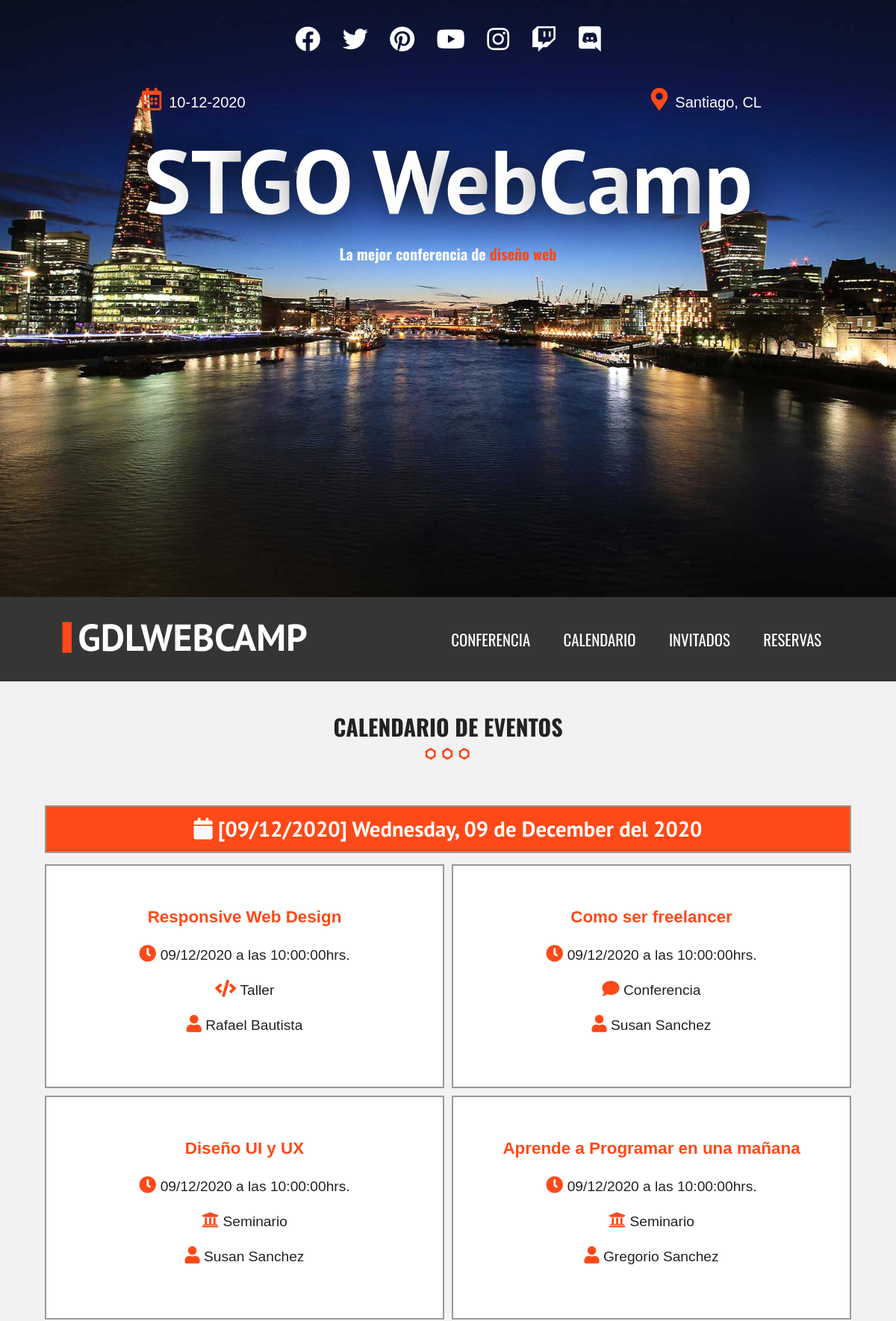
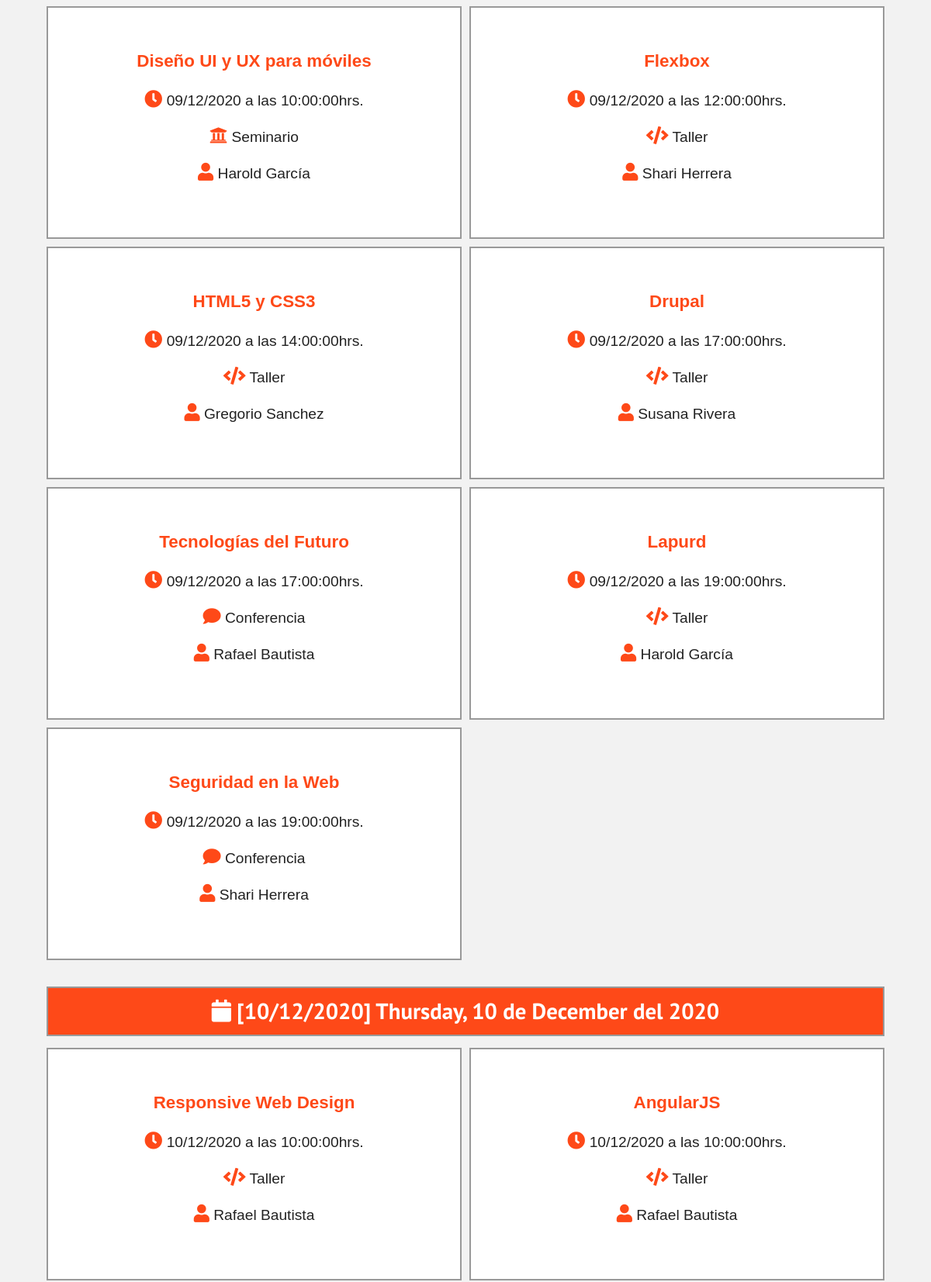
Page /calendario.php (upper part) on the committed database (2 pictures, top to bottom).
### tables this page shows
CREATE TABLE `evento` (
  `id_evento` tinyint(10) UNSIGNED NOT NULL,
  `nombre_evento` varchar(100) NOT NULL,
  `fecha_evento` date NOT NULL,
  `hora_evento` time NOT NULL,
  `clave_evento` varchar(15) NOT NULL,
  `id_categoria` tinyint(10) UNSIGNED NOT NULL,
  `id_invitado` int(6) UNSIGNED NOT NULL
);

CREATE TABLE `categoria_evento` (
  `id_categoria` tinyint(10) UNSIGNED NOT NULL,
  `tipo_categoria` varchar(50) NOT NULL,
  `icono_categoria` varchar(20) NOT NULL
);

### calendario.php (the view, shortened to what this page needs)
<?php include_once 'includes/templates/header.php'; ?>
<section class="seccion contenedor">
    <h2>Calendario de eventos</h2>
    <?php
        try {
            require_once('includes/funciones/db_connection.php');
            $sql = "SELECT A.`id_evento`, A.`nombre_evento`, A.`fecha_evento`, A.`hora_evento`, B.`tipo_categoria`, B.`icono_categoria`, C.`nombre_invitado`, C.`apellido_invitado` ";
            $sql .= " FROM `evento` AS A";
            $sql .= " INNER JOIN `categoria_evento` AS B";
            $sql .= " ON A.`id_categoria`=B.`id_categoria` ";
            $sql .= " INNER JOIN `invitado` AS C";
            $sql .= " ON A.`id_invitado`=C.`id_invitado` ";
            $sql .= " ORDER BY A.`fecha_evento`, A.`hora_evento` ASC";
            $resultado =  $conn->query($sql);
        } catch (\Exception $e) {
            echo $e->getMessage();
        }
    ?>
    <div class="calendario clearfix">
        <?php
            $calendario = array();
            while($eventos = $resultado->fetch_assoc()){
                $fecha = $eventos['fecha_evento'];
                $evento = array(
                    'titulo' => $eventos['nombre_evento'],
                    'fecha' => $eventos['fecha_evento'],
                    'hora' => $eventos['hora_evento'],
                    'categoria' => $eventos['tipo_categoria'],
                    'icono' => 'fa' . " " . $eventos['icono_categoria'],
                    'invitado' => $eventos['nombre_invitado'] . " " . $eventos['apellido_invitado']
                );
                $calendario[$fecha][] = $evento;
            } ?>
        <?php foreach($calendario as $dia => $lista_eventos){ ?>
            <div class="dia">
                <h3>
                <i class="fa fa-calendar"></i>
                <?php
                echo strftime("[%d/%m/%Y] %A, %d de %B del %Y",strtotime($dia));
                ?>
                </h3>
                <?php foreach ($lista_eventos as $evento) {?>
                    <div class="info-evento">
                        <p class="titulo"><?php echo $evento['titulo']; ?></p>
                        <p class="hora">
                            <i class="fa fa-clock" aria-hidden="true"></i>
                            <?php echo strftime("%d/%m/%Y",strtotime($evento['fecha'])) . " a las " . $evento['hora'] . "hrs."; ?>
                        </p>
                        <p>
                            <i class="<?php echo $evento['icono']; ?>" aria-hidden="true"></i>
                            <?php echo $evento['categoria'];?>
                        </p>
                        <p>
                            <i class="fa fa-user" aria-hidden="true"></i>
                            <?php echo $evento['invitado'];?>
                        </p>
                    </div>
                    <?php } ?>
            </div>
        <?php }  ?>
    </div>
        <?php var_dump($calendario); ?>
</section>
<?php include_once 'includes/templates/site-footer.php'; ?>

### includes/templates/header.php (shortened to what this page needs)
<!doctype html>
<html>
<head>
    <link rel="stylesheet" href="css/all.min.css">
    <link rel="stylesheet" href="css/normalize.css">
    <link rel="stylesheet" href="https://unpkg.com/leaflet@1.6.0/dist/leaflet.css" />
    <link href="css/lightbox.css" rel="stylesheet" />
    <link rel="stylesheet" href="css/main.css">
</head>
<body>
    <header class="site-header">
        <div class="hero">
            <div class="contenido-header">
                <nav class="redes-sociales">
                    <a href="#"><i class="fab fa-facebook"></i></a>
                    <a href="#"><i class="fab fa-twitter"></i></a>
                    <a href="#"><i class="fab fa-pinterest"></i></a>
                    <a href="#"><i class="fab fa-youtube"></i></a>
                    <a href="#"><i class="fab fa-instagram"></i></a>
                    <a href="#"><i class="fab fa-twitch"></i></a>
                    <a href="#"><i class="fab fa-discord"></i></a>
                </nav>
                <div class="informacion-evento">
                    <div class="clearfix contenedor-centrado">
                        <p class="fecha"><i class="far fa-calendar-alt"></i>10-12-2020</p>
                        <p class="ciudad"><i class="fas fa-map-marker-alt"></i>Santiago, CL</p>
                    </div>
                    <h1 class="nombre-sitio">STGO WebCamp</h1>
                    <p class="slogan">La mejor conferencia de <span>diseño web</span></p>
                </div>
            </div>
        </div>
    </header>
    <div class="barra clearfix">
        <div class="contenedor">
            <div class="logo">
                <a href="index.php"><img src="img/logo.svg" alt="Imagen logo"></a>
            </div>
            <nav class="navegacion-principal">
                <a href="conferencia.php">conferencia</a>
                <a href="calendario.php">Calendario</a>
                <a href="#">Invitados</a>
                <a href="registro.php">Reservas</a>
            </nav>
        </div>
    </div>

### includes/templates/site-footer.php (shortened to what this page needs)
</body>
</html>

### css/main.css (style rules this page uses)
html { color: #222; line-height: 1.4; }
audio, canvas, iframe, img, svg, video { vertical-align: middle; }
html { box-sizing: border-box; }
*, *:before, *:after { box-sizing: inherit; }
body { background-color: #f2f2f2; font-family: Arial, Helvetica, sans-serif; }
h2 { font-family: 'Oswald', sans-serif; font-size: 30px; text-transform: uppercase; text-align: center; margin-top: 40px; }
h2::after { content: ''; margin: 0 auto; background-image: url(../img/separador.png); height: 30px; width: 100px; display: block; }
h3 { font-family: 'PT Sans', sans-serif; font-size: 1.8em; color: #fe4918; }
.contenedor { width: 96%; margin: 0 auto; }
@media (min-width: 480px) { .contenedor { width: 94%; } }
@media (min-width:768px) { .contenedor { width: 90%; } }
@media (min-width: 992px) { .contenedor { width: 90%; max-width: 1100px; } }
div.hero { background-image: url(../img/encabezado.jpg); height: 100vh; background-position: top center; background-size: cover; }
div.contenido-header { padding-top: 30px; }
nav.redes-sociales { text-align: center; font-size: 34px; }
nav.redes-sociales a { color: #ffffff; padding: 10px; }
div.informacion-evento { text-align: center; color: #ffffff; margin: 0 auto; width: 70%; }
div.informacion-evento p { margin: 0; display: inline; font-size: 20px; }
.contenedor-centrado { padding-top: 30px; }
p.slogan { font-size: 26x; font-weight: 700; font-family: 'Oswald', Arial, Helvetica, sans-serif; transition-property: text-shadow; transition: .3s ease-in-out; }
@media (min-width: 768px) { p.slogan { font-size: 2vw; } }
.slogan span { color: #fe4918; }
div.informacion-evento p i { color: #fe4918; font-size: 30px; padding: 10px; }
p.fecha { float: left; }
p.ciudad { float: right; text-align: right; }
h1.nombre-sitio { font-family: 'PT Sans', sans-serif; font-size: 10vw; margin: 0; }
div.barra { background-color: #353535; padding: 22px; }
div.logo { width: 80%; padding-top: 5px; float: left; }
div.logo img { width: 100%; }
@media (min-width: 768px) { div.logo { width: 33%; } }
nav.navegacion-principal { display: none; width: 100%; }
nav.navegacion-principal a { font-family: 'Oswald', sans-serif; color: #ffffff; font-size: 1.3em; text-decoration: none; text-transform: uppercase; padding: 10px 10px; margin: 10px; transition: color .3s ease-in-out; display: inline-block; width: 100%; text-align: center; }
@media (min-width: 768px) { nav.navegacion-principal { width: 67%; float: right; display: block; text-align: right; } }
@media (min-width: 768px) { nav.navegacion-principal a { display: inline-block; width: unset; text-align: left; } }
section.seccion p { font-size: 1.2em; text-align: center; }
h3 { text-align: center; }
div.dia::after, div.dia::before { clear: both; display: block; content: ''; }
div.dia h3 { padding: 10px; background-color: #fe4918; color: #ffffff; margin-bottom: 10px; border: solid 2px #999; }
div.info-evento { height: 300px; padding: 30px 25px 0 25px; border: solid 2px #999; background-color: #ffffff; margin-bottom: 10px; transition: all .2s ease-in-out; }
@media (min-width: 640px) { div.info-evento { width: calc(50% - 5px); float: left; margin: 5px 0; } }
@media (min-width: 640px) { div.info-evento:nth-child(even) { margin-right: 5px; } }
@media (min-width: 640px) { div.info-evento:nth-child(odd) { margin-left: 5px; } }
div.info-evento .fa { color: #fe4918; font-size: 1.2em; }
div.info-evento .titulo { color: #fe4918; font-weight: 700; font-size: 1.4em; }
.clearfix::before, .clearfix::after { content: " "; display: table; }
.clearfix::after { clear: both; }

### rows in the picture
evento: nombre_evento "Responsive Web Design", fecha_evento "09/12/2020", hora_evento "10:00:00", id_categoria.tipo_categoria "Taller", invitado "Rafael Bautista"
evento: nombre_evento "Como ser freelancer", fecha_evento "09/12/2020", hora_evento "10:00:00", id_categoria.tipo_categoria "Conferencia", invitado "Susan Sanchez"
evento: nombre_evento "Diseño UI y UX", fecha_evento "09/12/2020", hora_evento "10:00:00", id_categoria.tipo_categoria "Seminario", invitado "Susan Sanchez"
evento: nombre_evento "Aprende a Programar en una mañana", fecha_evento "09/12/2020", hora_evento "10:00:00", id_categoria.tipo_categoria "Seminario", invitado "Gregorio Sanchez"
evento: nombre_evento "Diseño UI y UX para móviles", fecha_evento "09/12/2020", hora_evento "10:00:00", id_categoria.tipo_categoria "Seminario", invitado "Harold García"
evento: nombre_evento "Flexbox", fecha_evento "09/12/2020", hora_evento "12:00:00", id_categoria.tipo_categoria "Taller", invitado "Shari Herrera"
evento: nombre_evento "HTML5 y CSS3", fecha_evento "09/12/2020", hora_evento "14:00:00", id_categoria.tipo_categoria "Taller", invitado "Gregorio Sanchez"
evento: nombre_evento "Drupal", fecha_evento "09/12/2020", hora_evento "17:00:00", id_categoria.tipo_categoria "Taller", invitado "Susana Rivera"
evento: nombre_evento "Tecnologías del Futuro", fecha_evento "09/12/2020", hora_evento "17:00:00", id_categoria.tipo_categoria "Conferencia", invitado "Rafael Bautista"
evento: nombre_evento "Lapurd", fecha_evento "09/12/2020", hora_evento "19:00:00", id_categoria.tipo_categoria "Taller", invitado "Harold García"
evento: nombre_evento "Seguridad en la Web", fecha_evento "09/12/2020", hora_evento "19:00:00", id_categoria.tipo_categoria "Conferencia", invitado "Shari Herrera"
evento: nombre_evento "Responsive Web Design", fecha_evento "10/12/2020", hora_evento "10:00:00", id_categoria.tipo_categoria "Taller", invitado "Rafael Bautista"
evento: nombre_evento "AngularJS", fecha_evento "10/12/2020", hora_evento "10:00:00", id_categoria.tipo_categoria "Taller", invitado "Rafael Bautista"

### other values in the picture
strftime("[%d/%m/%Y] %A, %d de %B del %Y",strtotime($dia)) "[09/12/2020] Wednesday, 09 de December del 2020"
strftime("[%d/%m/%Y] %A, %d de %B del %Y",strtotime($dia)) "[10/12/2020] Thursday, 10 de December del 2020"
